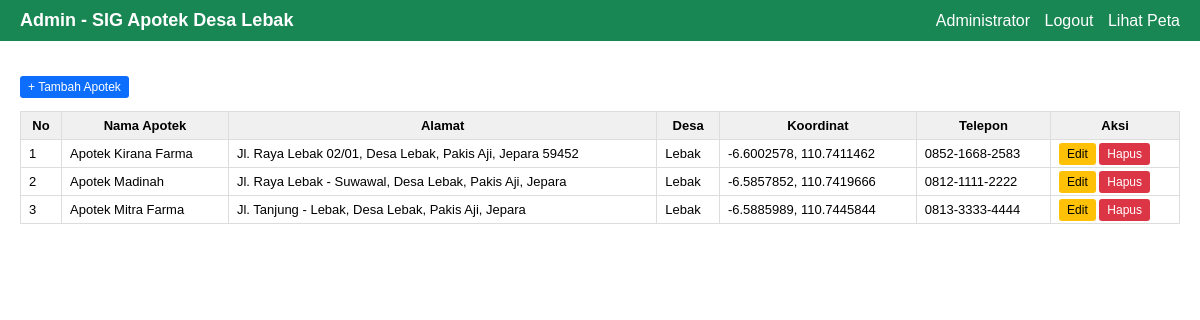
The page /admin/index.php (signed in) on the database its author committed.
### tables this page shows
CREATE TABLE `apotek` (
  `id` int(11) NOT NULL,
  `nama_apotek` varchar(150) NOT NULL,
  `alamat` text NOT NULL,
  `desa` varchar(100) NOT NULL,
  `kecamatan` varchar(100) NOT NULL DEFAULT 'Pakis Aji',
  `kabupaten` varchar(100) NOT NULL DEFAULT 'Jepara',
  `telepon` varchar(30) DEFAULT NULL,
  `latitude` decimal(10,7) NOT NULL,
  `longitude` decimal(10,7) NOT NULL,
  `keterangan` text DEFAULT NULL,
  `created_at` timestamp NOT NULL DEFAULT current_timestamp(),
  `updated_at` timestamp NOT NULL DEFAULT current_timestamp() ON UPDATE current_timestamp()
);

### admin/index.php (the view, shortened to what this page needs)
<?php
require '../config.php';
$result = mysqli_query($conn, "SELECT * FROM apotek ORDER BY nama_apotek ASC");
?>
<!DOCTYPE html>
<html lang="id">
<head>
</head>
<body>
<header>
    <h1>Admin - SIG Apotek Desa Lebak</h1>
    <div class="right">
        <?= htmlspecialchars($_SESSION['admin_nama']) ?>
        <a href="logout.php">Logout</a>
        <a href="../index.php" target="_blank">Lihat Peta</a>
    </div>
</header>
<main>
    <p>
        <a href="tambah.php" class="btn btn-tambah">+ Tambah Apotek</a>
    </p>
    <table>
        <thead>
        <tr>
            <th>No</th>
            <th>Nama Apotek</th>
            <th>Alamat</th>
            <th>Desa</th>
            <th>Koordinat</th>
            <th>Telepon</th>
            <th>Aksi</th>
        </tr>
        </thead>
        <tbody>
        <?php $no = 1; while ($row = mysqli_fetch_assoc($result)): ?>
            <tr>
                <td><?= $no++ ?></td>
                <td><?= htmlspecialchars($row['nama_apotek']) ?></td>
                <td><?= htmlspecialchars($row['alamat']) ?></td>
                <td><?= htmlspecialchars($row['desa']) ?></td>
                <td><?= $row['latitude'] . ', ' . $row['longitude'] ?></td>
                <td><?= htmlspecialchars($row['telepon']) ?></td>
                <td>
                    <a class="btn btn-edit" href="edit.php?id=<?= $row['id'] ?>">Edit</a>
                    <a class="btn btn-hapus" href="hapus.php?id=<?= $row['id'] ?>" onclick="return confirm('Hapus data ini?')">Hapus</a>
                </td>
            </tr>
        <?php endwhile; ?>
        </tbody>
    </table>
</main>
</body>
</html>

### admin/index.php (style rules this page uses)
body { font-family: Arial, sans-serif; margin:0; }
header { background:#198754; color:#fff; padding:10px 20px; display:flex; justify-content:space-between; align-items:center; }
header h1 { margin:0; font-size:18px; }
header .right a { color:#fff; margin-left:10px; text-decoration:none; }
main { padding:20px; }
table { width:100%; border-collapse:collapse; font-size:13px; }
th, td { border:1px solid #ddd; padding:6px 8px; }
th { background:#f0f0f0; }
a.btn { padding:4px 8px; border-radius:3px; font-size:12px; text-decoration:none; }
.btn-tambah { background:#0d6efd; color:#fff; }
.btn-edit { background:#ffc107; color:#000; }
.btn-hapus { background:#dc3545; color:#fff; }

### rows shown on the page
apotek: nama_apotek "Apotek Kirana Farma", alamat "Jl. Raya Lebak 02/01, Desa Lebak, Pakis Aji, Jepara 59452", desa "Lebak", latitude "-6.6002578", longitude "110.7411462", telepon "0852-1668-2583"
apotek: nama_apotek "Apotek Madinah", alamat "Jl. Raya Lebak - Suwawal, Desa Lebak, Pakis Aji, Jepara", desa "Lebak", latitude "-6.5857852", longitude "110.7419666", telepon "0812-1111-2222"
apotek: nama_apotek "Apotek Mitra Farma", alamat "Jl. Tanjung - Lebak, Desa Lebak, Pakis Aji, Jepara", desa "Lebak", latitude "-6.5885989", longitude "110.7445844", telepon "0813-3333-4444"

### other values the page prints
$_SESSION['admin_nama'] "Administrator"
